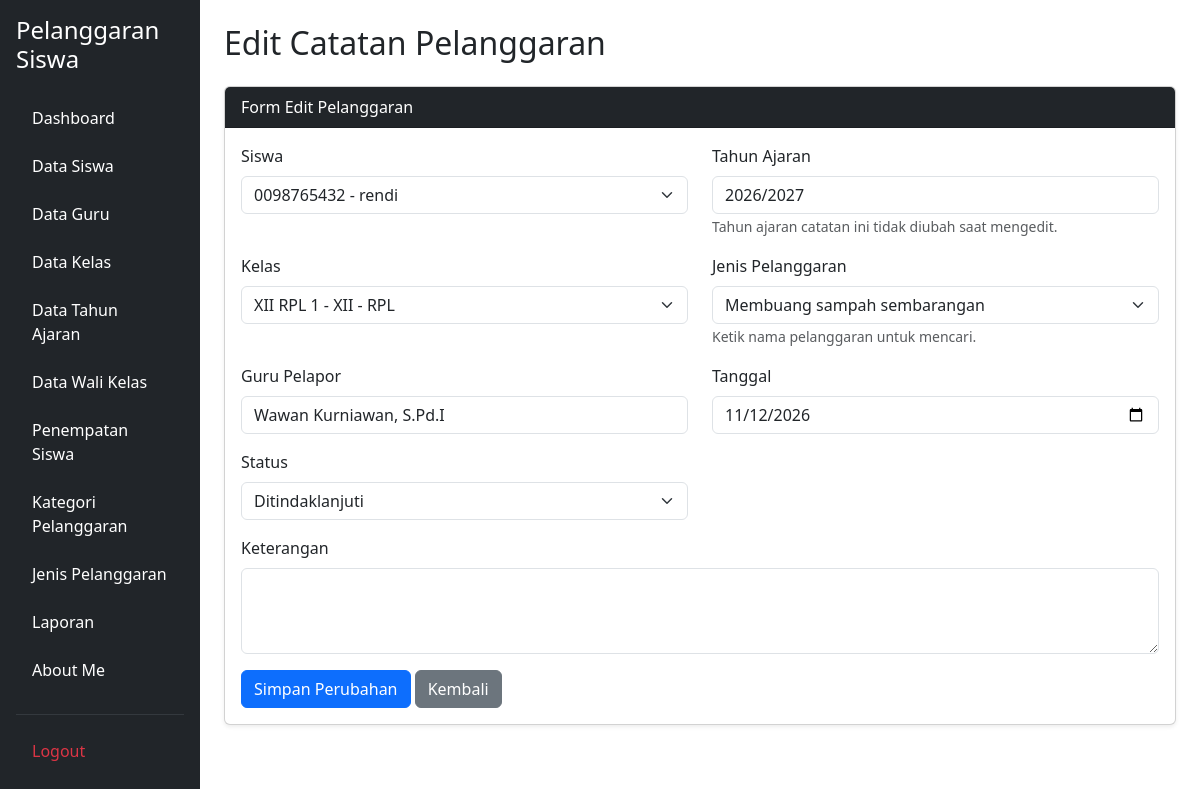
/edit_catat_pelanggaran.php?id=16 (signed in), run on the app's committed database.
### tables this page shows
CREATE TABLE `t_pelanggaran_siswa` (
  `id` int(11) NOT NULL,
  `tahun_ajaran_id` int(11) DEFAULT NULL,
  `siswa_id` int(11) DEFAULT NULL,
  `nama_siswa` varchar(150) NOT NULL,
  `kelas_id` int(11) DEFAULT NULL,
  `nama_kelas` varchar(100) NOT NULL,
  `pelanggaran_id` int(11) DEFAULT NULL,
  `nama_pelanggaran` varchar(150) NOT NULL,
  `pelanggaran_kategori_id` int(11) DEFAULT NULL,
  `guru_id` int(11) DEFAULT NULL,
  `nama_guru` varchar(150) NOT NULL,
  `tanggal` date DEFAULT NULL,
  `keterangan` text NOT NULL,
  `poin` int(11) NOT NULL,
  `tindakan` text NOT NULL,
  `status` varchar(30) NOT NULL,
  `created_at` timestamp NOT NULL DEFAULT current_timestamp(),
  `updated_at` timestamp NOT NULL DEFAULT current_timestamp()
);

CREATE TABLE `t_siswa` (
  `id` int(11) NOT NULL,
  `nis` varchar(10) DEFAULT NULL,
  `nisn` varchar(10) NOT NULL,
  `nama` varchar(150) DEFAULT NULL,
  `jenis_kelamin` char(1) NOT NULL,
  `tanggal_lahir` date NOT NULL,
  `alamat` text NOT NULL,
  `status_aktif` tinyint(1) NOT NULL,
  `created_at` timestamp NOT NULL DEFAULT current_timestamp(),
  `updated_at` timestamp NOT NULL DEFAULT current_timestamp()
);

CREATE TABLE `t_tahun_ajaran` (
  `id` int(11) NOT NULL,
  `nama` varchar(20) DEFAULT NULL,
  `tanggal_mulai` date NOT NULL,
  `tanggal_selesai` date NOT NULL,
  `status_aktif` tinyint(1) NOT NULL,
  `created_at` timestamp NOT NULL DEFAULT current_timestamp(),
  `updated_at` timestamp NOT NULL DEFAULT current_timestamp()
);

CREATE TABLE `t_kelas` (
  `id` int(11) NOT NULL,
  `nama` varchar(100) DEFAULT NULL,
  `tingkat` varchar(20) NOT NULL,
  `jurusan` varchar(100) NOT NULL,
  `status_aktif` tinyint(1) NOT NULL,
  `created_at` timestamp NOT NULL DEFAULT current_timestamp(),
  `updated_at` timestamp NOT NULL DEFAULT current_timestamp()
);

CREATE TABLE `t_pelanggaran` (
  `id` int(11) NOT NULL,
  `pelanggaran_kategori_id` int(11) DEFAULT NULL,
  `kode` varchar(30) DEFAULT NULL,
  `nama` varchar(150) DEFAULT NULL,
  `poin` int(11) NOT NULL,
  `deskripsi` text NOT NULL,
  `status_aktif` tinyint(1) NOT NULL,
  `created_at` timestamp NOT NULL DEFAULT current_timestamp(),
  `updated_at` timestamp NOT NULL DEFAULT current_timestamp()
);

### edit_catat_pelanggaran.php (the view, shortened to what this page needs)
<?php
include 'config/koneksi.php';
$id = isset($_GET['id']) ? (int) $_GET['id'] : 0;
$stmt = mysqli_prepare(
    $koneksi,
    "SELECT * FROM t_pelanggaran_siswa WHERE id = ? LIMIT 1"
);
mysqli_stmt_bind_param($stmt, "i", $id);
mysqli_stmt_execute($stmt);
$data = mysqli_fetch_assoc(mysqli_stmt_get_result($stmt));
$siswa = mysqli_query(
    $koneksi,
    "SELECT id, nis, nama FROM t_siswa
     WHERE status_aktif = 1 OR id = " . (int) $data['siswa_id'] . "
     ORDER BY nama ASC"
);
$kelas = mysqli_query(
    $koneksi,
    "SELECT id, nama, tingkat, jurusan FROM t_kelas
     WHERE status_aktif = 1 OR id = " . (int) $data['kelas_id'] . "
     ORDER BY nama ASC"
);
$pelanggaran = mysqli_query(
    $koneksi,
    "SELECT id, nama, poin, pelanggaran_kategori_id
     FROM t_pelanggaran
     WHERE status_aktif = 1 OR id = " . (int) $data['pelanggaran_id'] . "
     ORDER BY nama ASC"
);
$stmt = mysqli_prepare(
    $koneksi,
    "SELECT nama FROM t_tahun_ajaran WHERE id = ? LIMIT 1"
);
mysqli_stmt_bind_param($stmt, "i", $data['tahun_ajaran_id']);
mysqli_stmt_execute($stmt);
$tahun_data = mysqli_fetch_assoc(mysqli_stmt_get_result($stmt));
?>
<!DOCTYPE html>
<html lang="id">
<head>
    <link href="https://cdn.jsdelivr.net/npm/bootstrap@5.3.8/dist/css/bootstrap.min.css" rel="stylesheet">
    <link href="https://cdn.jsdelivr.net/npm/tom-select@2.4.3/dist/css/tom-select.bootstrap5.min.css" rel="stylesheet">
</head>
<body>
<div class="container-fluid">
    <div class="row">
        <?php include 'layout/sidebar.php'; ?>
        <main class="col-md-9 col-lg-10 p-4">
            <h2 class="mb-4">Edit Catatan Pelanggaran</h2>
            <div class="card shadow-sm">
                <div class="card-header bg-dark text-white">Form Edit Pelanggaran</div>
                <div class="card-body">
                    <form method="POST">
                        <div class="row">
                            <div class="col-md-6 mb-3">
                                <label class="form-label">Siswa</label>
                                <select name="siswa_id" id="siswa" class="form-select" required>
                                    <?php while ($s = mysqli_fetch_assoc($siswa)) { ?>
                                        <option value="<?= (int) $s['id']; ?>"
                                            <?= (int) $data['siswa_id'] === (int) $s['id'] ? 'selected' : ''; ?>>
                                            <?= htmlspecialchars($s['nis'] . ' - ' . $s['nama']); ?>
                                        </option>
                                    <?php } ?>
                                </select>
                            </div>
                            <div class="col-md-6 mb-3">
                                <label class="form-label">Tahun Ajaran</label>
                                <input type="text" class="form-control"
                                       value="<?= htmlspecialchars($tahun_data['nama'] ?? '-'); ?>" readonly>
                                <small class="text-muted">Tahun ajaran catatan ini tidak diubah saat mengedit.</small>
                            </div>
                            <div class="col-md-6 mb-3">
                                <label class="form-label">Kelas</label>
                                <select name="kelas_id" id="kelas" class="form-select" required>
                                    <?php while ($k = mysqli_fetch_assoc($kelas)) { ?>
                                        <option value="<?= (int) $k['id']; ?>"
                                            <?= (int) $data['kelas_id'] === (int) $k['id'] ? 'selected' : ''; ?>>
                                            <?= htmlspecialchars($k['nama'] . ' - ' . $k['tingkat'] . ' - ' . $k['jurusan']); ?>
                                        </option>
                                    <?php } ?>
                                </select>
                            </div>
                            <div class="col-md-6 mb-3">
                                <label class="form-label">Jenis Pelanggaran</label>
                                <select name="pelanggaran_id" id="pelanggaran" class="form-select" required>
                                    <?php while ($p = mysqli_fetch_assoc($pelanggaran)) { ?>
                                        <option value="<?= (int) $p['id']; ?>"
                                            <?= (int) $data['pelanggaran_id'] === (int) $p['id'] ? 'selected' : ''; ?>>
                                            <?= htmlspecialchars($p['nama']); ?>
                                        </option>
                                    <?php } ?>
                                </select>
                                <small class="text-muted">Ketik nama pelanggaran untuk mencari.</small>
                            </div>
                            <div class="col-md-6 mb-3">
                                <label class="form-label">Guru Pelapor</label>
                                <input type="text" class="form-control"
                                       value="<?= htmlspecialchars($data['nama_guru'] ?? '-'); ?>" readonly>
                            </div>
                            <div class="col-md-6 mb-3">
                                <label class="form-label">Tanggal</label>
                                <input type="date" name="tanggal" class="form-control"
                                       value="<?= htmlspecialchars($data['tanggal']); ?>" required>
                            </div>
                            <div class="col-md-6 mb-3">
                                <label class="form-label">Status</label>
                                <select name="status" class="form-select" required>
                                    <?php foreach (['Ditindaklanjuti', 'Proses', 'Selesai'] as $st) { ?>
                                        <option value="<?= $st; ?>"
                                            <?= $data['status'] === $st ? 'selected' : ''; ?>>
                                            <?= $st; ?>
                                        </option>
                                    <?php } ?>
                                </select>
                            </div>
                            <div class="col-md-12 mb-3">
                                <label class="form-label">Keterangan</label>
                                <textarea name="keterangan" class="form-control" rows="3"><?= htmlspecialchars($data['keterangan'] ?? ''); ?></textarea>
                            </div>
                        </div>
                        <button type="submit" class="btn btn-primary">Simpan Perubahan</button>
                        <a href="catat_pelanggaran.php" class="btn btn-secondary">Kembali</a>
                    </form>
                </div>
            </div>
        </main>
    </div>
</div>
</body>
</html>

### data on the page
t_pelanggaran_siswa: siswa_id "0098765432 - rendi", kelas_id "XII RPL 1 - XII - RPL", pelanggaran_id "Membuang sampah sembarangan", nama_guru "Wawan Kurniawan, S.Pd.I", tanggal "11/12/2026", status "Ditindaklanjuti"
t_tahun_ajaran: nama "2026/2027"
